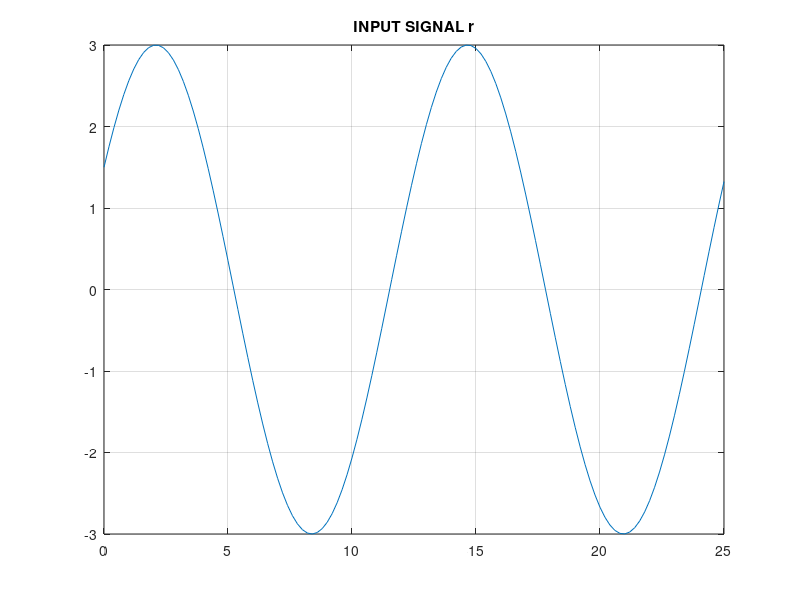

Source code (MATLAB):
%  Figure 5.3a     Digital Control of Dynamic Systems, 3e
%                  Franklin, Powell, Workman
%                  Addison-Wesley, Publishing Company, 1998
% Matlab 4.2 or 5.0

n = 0:125;
y1 = 3*sin(.1*n + pi/6);
plot(n/5 , y1)
grid
title('INPUT SIGNAL r')
